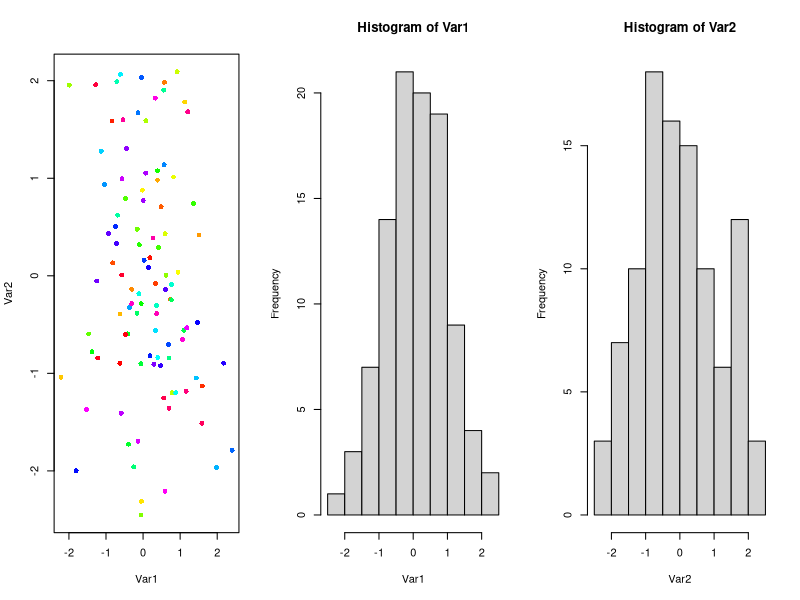
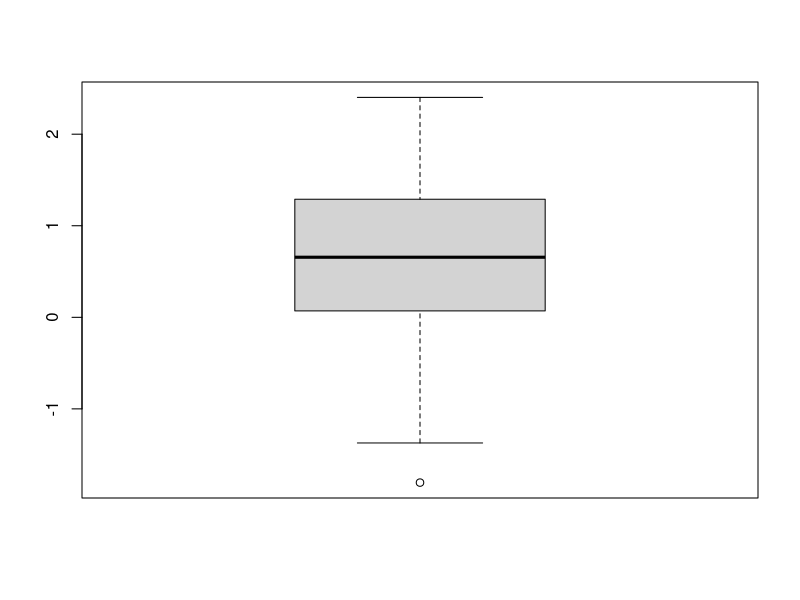

The R script that drew these images, in order:
## ---- chunk 1
n <- 100
set.seed(1)
Var1 <- rnorm(n)
set.seed(2)
Var2 <- rnorm(n)
set.seed(3)
Var3 <- rnorm(n)
## ---- chunk 2
ls()
## ---- chunk 3
myMatrix <- matrix(Var1, nrow=10, ncol=10)
## ---- chunk 4
par(mfrow=c(1,3))
plot(Var1, Var2, pch=16, col=rainbow(n))
hist(Var1)
hist(Var2)
## ---- chunk 5
aggregationFunction <- function(v1, v2, myNames){
	myData <- data.frame(v1, v2)
	names(myData) <- myNames
	myVector <- apply(myData, 1, max)
	pdf('myPlot.pdf')
	boxplot(myVector)
	dev.off()
	final <- mean(myVector)
	return(final)
}
# Test Case #
aggregationFunction(Var1, Var2, c('myVariable1', 'myVariable2'))
